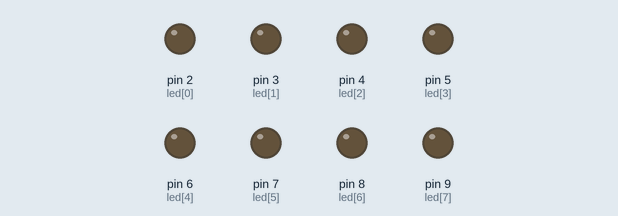
The sketch below on a simulated Arduino Uno, built with avr-gcc and run on an emulated ATmega328P. Shown: output pins drawn as LEDs (lit = HIGH).

Above: at 0.15 s.
At 1.05 s:
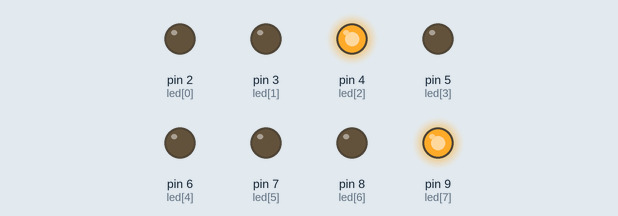
At 1.95 s:
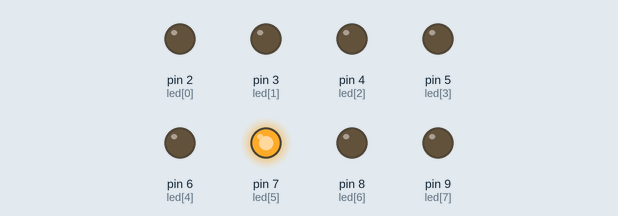
At 4.06 s:
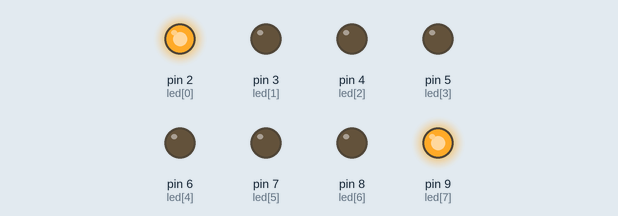
At 5.87 s:
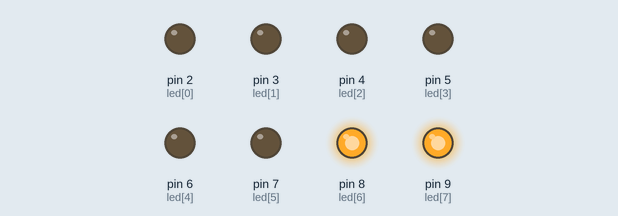
At 7.97 s:
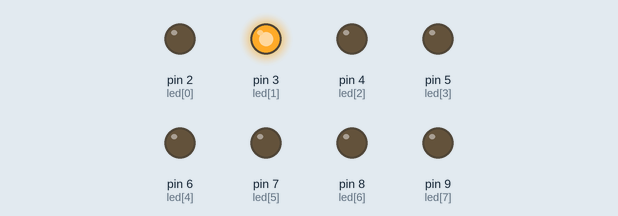
Timing chart, 0 to 8.3 s (numbered marks = the images above):
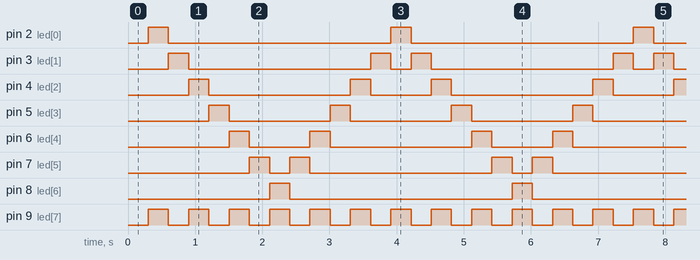

The sketch:

blinker.ino
```cpp
// Exercício: PR02 - Pisca-Pisca com Arduino
// Aluno: Gustavo de Souza Silveira - 23/06/2021
// Prof. Nelson Garcia - UTFPR-CT - EL82E - Eletrônica Digital 2

// Define pinos dos LEDs
const byte led[]  = {2, 3, 4, 5, 6, 7, 8, 9};
const int totalLeds = sizeof(led)/sizeof(led[0]);

// Millis
unsigned long time = 0;
unsigned long timeAnterior = 0;
const long intervaloPiscaMilis = 300;

// Ordem do Pisca-Pisca
int ordem = -1;
int posicaoLed = 0;
int sinalLedAmarelo = 1;

void setup()
{
  // Configurando saídas digitais
  for(int i = 0; i < totalLeds; i++){
    pinMode(led[i], OUTPUT);
    digitalWrite(led[i], LOW);
  }
}

void loop()
{
  time = millis(); // tempo atual

  // Condicional do intervalo
  if ( (time - timeAnterior) > intervaloPiscaMilis ) {

    // Segmento de 7 Leds
    digitalWrite(led[posicaoLed-ordem], LOW);
    digitalWrite(led[posicaoLed], HIGH);

    // Led Amarelo
    digitalWrite(led[totalLeds - 1], ((sinalLedAmarelo == 1) ? HIGH : LOW));

    // Condicional e variáveis de controle
    if (  ( posicaoLed == totalLeds - 2 ) || ( posicaoLed == 0 ) ) {
      ordem = ordem * -1;
    }

    sinalLedAmarelo = sinalLedAmarelo * -1;

    posicaoLed = posicaoLed + ordem;

    timeAnterior = time;
  }
}
```

Measured:
- by itself, pin 2 (led[0]), pin 8 (led[6]): alternates HIGH for 0.30 s and LOW for 3.3 s
- by itself, pin 3 (led[1]): repeats every 3.6 s: LOW 2.7 s, HIGH 0.30 s, LOW 0.30 s, HIGH 0.30 s
- by itself, pin 4 (led[2]): repeats every 3.6 s: LOW 2.1 s, HIGH 0.30 s, LOW 0.90 s, HIGH 0.30 s
- by itself, pin 5 (led[3]): alternates HIGH for 0.30 s and LOW for 1.5 s
- by itself, pin 6 (led[4]): repeats every 3.6 s: LOW 0.90 s, HIGH 0.30 s, LOW 2.1 s, HIGH 0.30 s
- by itself, pin 7 (led[5]): repeats every 3.6 s: LOW 0.30 s, HIGH 0.30 s, LOW 2.7 s, HIGH 0.30 s
- by itself, pin 9 (led[7]): alternates HIGH for 0.30 s and LOW for 0.30 s
